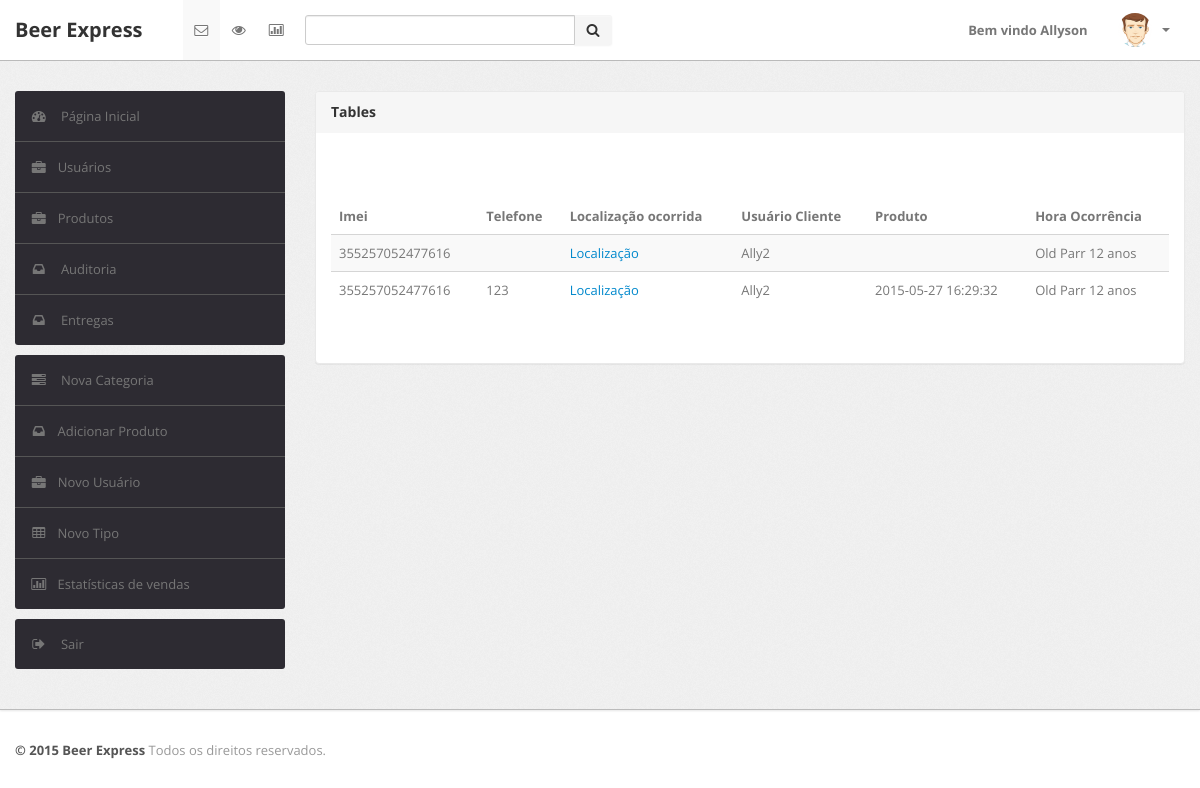
The app's page /delivery/auditoria.php (signed in) with its own data.
### tables this page shows
CREATE TABLE IF NOT EXISTS `auditoria` (
  `id` int(11) NOT NULL AUTO_INCREMENT,
  `imei` varchar(36) DEFAULT NULL,
  `latitude` varchar(40) DEFAULT NULL,
  `longitude` varchar(40) DEFAULT NULL,
  `numero_tel` varchar(14) DEFAULT NULL,
  `localizacao` varchar(200) DEFAULT NULL,
  `usuario_cliente` varchar(60) DEFAULT NULL,
  `senha_cliente` varchar(40) DEFAULT NULL,
  `id_produto` int(4) DEFAULT NULL,
  `hora_ocorrencia` datetime DEFAULT NULL,
  PRIMARY KEY (`id`)
);

CREATE TABLE IF NOT EXISTS `produto` (
  `id` int(11) NOT NULL AUTO_INCREMENT,
  `nome` varchar(50) DEFAULT NULL,
  `descricao` text,
  `id_tipo` int(11) DEFAULT NULL,
  `foto_caminho` varchar(200) DEFAULT NULL,
  `data_cadastro` date DEFAULT NULL,
  `quantidade_disponivel` int(3) DEFAULT NULL,
  `promocao` varchar(1) DEFAULT NULL,
  `preco` decimal(10,0) DEFAULT NULL,
  `id_categoria` int(11) DEFAULT NULL,
  PRIMARY KEY (`id`),
  KEY `fk_id_categoria` (`id_categoria`),
  KEY `fk_id_tipo` (`id_tipo`),
  CONSTRAINT `fk_id_categoria` FOREIGN KEY (`id_categoria`) REFERENCES `categoria` (`id`),
  CONSTRAINT `fk_id_tipo` FOREIGN KEY (`id_tipo`) REFERENCES `tipo` (`id`)
);

### delivery/auditoria.php (the view, shortened to what this page needs)
<!DOCTYPE html>
<html lang="en">
<head>
	<link type="text/css" href="bootstrap/css/bootstrap.min.css" rel="stylesheet">
	<link type="text/css" href="bootstrap/css/bootstrap-responsive.min.css" rel="stylesheet">
	<link type="text/css" href="css/theme.css" rel="stylesheet">
	<link type="text/css" href="images/icons/css/font-awesome.css" rel="stylesheet">
</head>
<body>
	<div class="navbar navbar-fixed-top">
		<div class="navbar-inner">
			<div class="container">
			  	<a class="brand" href="index.html">
			  		Beer Express
			  	</a>
				<div class="nav-collapse collapse navbar-inverse-collapse">
					<ul class="nav nav-icons">
						<li class="active"><a href="#">
							<i class="icon-envelope"></i>
						</a></li>
						<li><a href="#">
							<i class="icon-eye-open"></i>
						</a></li>
						<li><a href="#">
							<i class="icon-bar-chart"></i>
						</a></li>
					</ul>
					<form class="navbar-search pull-left input-append" action="#">
						<input type="text" class="span3">
						<button class="btn" type="button">
							<i class="icon-search"></i>
						</button>
					</form>
					<ul class="nav pull-right">
                       <li><a href="#">Bem vindo  <?php echo $_SESSION['nome'];?> </a></li>
						<li class="nav-user dropdown">
							<a href="#" class="dropdown-toggle" data-toggle="dropdown">
								<img src="images/user.png" class="nav-avatar" />
								<b class="caret"></b>
							</a>
						</li>
					</ul>
				</div>
			</div>
		</div>
	</div>
	<div class="wrapper">
		<div class="container">
			<div class="row">
				<div class="span3">
					<div class="sidebar">
						<ul class="widget widget-menu unstyled">
							<li class="active">
								<a href="index.php">
									<i class="menu-icon icon-dashboard"></i>
									Página Inicial
								</a>
							</li>
							<li>
								<a href="activity.html">
									<i class="icon-briefcase"></i>
									&nbsp; Usuários
								</a>
							</li>
							<li>
                                <a href="produtos.php">
                                    <i class="icon-briefcase"></i>
                                    &nbsp; Produtos
                                </a>
                            </li>
                            <li>
							<a href="auditoria.php">
									<i class="menu-icon icon-inbox"></i>
									Auditoria
								</a>
							</li>
							<li>
							<a href="entrega.php">
									<i class="menu-icon icon-inbox"></i>
									Entregas
								</a>
							</li>
						</ul>
						<ul class="widget widget-menu unstyled">
                                <li><a href="nova_categoria.php"><i class="menu-icon icon-tasks"></i> Nova Categoria </a></li>
                                <li><a href="novo_produto.php"><i class="menu-icon icon-inbox"></i>Adicionar Produto </a></li>
                                <li><a href="novo_usuario.php"><i class="icon-briefcase"></i> &nbsp;  Novo Usuário </a></li>
                                <li><a href="novo_tipo.php"><i class="menu-icon icon-table"></i>Novo Tipo </a></li>
                                <li><a href="graficos.php"><i class="menu-icon icon-bar-chart"></i>Estatísticas de vendas </a></li>
                            </ul>
						<ul class="widget widget-menu unstyled">
							<li>
								<a href="sair.php">
									<i class="menu-icon icon-signout"></i>
									Sair
								</a>
							</li>
						</ul>
					</div>
				</div>
				<div class="span9">
					<div class="content">
						<div class="module">
							<div class="module-head">
								<h3>Tables</h3>
							</div>
							<div class="module-body">
								<p>
								<br />
								<br />
								<table class="table table-striped">
								  <thead>
									<tr>
									  <th>Imei</th>
									  <th>Telefone</th>
									  <th>Localização ocorrida</th>
									  <th>Usuário Cliente</th>
									  <th>Produto</th>
									  <th> Hora Ocorrência</th>
									</tr>
								  </thead>
								  <tbody>
									<tr>
										<?php
											$sql = mysql_query("select a.imei, a.numero_tel, a.localizacao, a.usuario_cliente, a.hora_ocorrencia, p.nome as nome_produto from auditoria as a
																inner join produto as p on a.id_produto=p.id");
											if(mysql_num_rows($sql)>0){
												while($linhas = mysql_fetch_array($sql, MYSQL_ASSOC)){
												echo "<td>".$linhas['imei']."</td>";
												echo "<td>".$linhas['numero_tel']."</td>";
												echo "<td> <a href=".$linhas['localizacao'].">Localização</a> </td>";
												echo "<td>".$linhas['usuario_cliente']."</td>";
												echo "<td>".$linhas['hora_ocorrencia']."</td>";
												echo "<td>".$linhas['nome_produto']." </td>";
												echo "</tr>";
												}
											}else{
											}
										?>
								  </tbody>
								</table>
								<br />
								<br />
															</div>
						</div>
					<br />
					</div>
				</div>
			</div>
		</div>
	</div>
	<div class="footer">
		<div class="container">
			<b class="copyright">&copy; 2015 Beer Express </b> Todos os direitos reservados.
		</div>
	</div>
</body>

### records on screen
auditoria: imei "355257052477616", usuario_cliente "Ally2", id_produto.nome "Old Parr 12 anos"
auditoria: imei "355257052477616", numero_tel "123", usuario_cliente "Ally2", hora_ocorrencia "2015-05-27 16:29:32", id_produto.nome "Old Parr 12 anos"

### other values on screen
$_SESSION['nome'] "Allyson"
